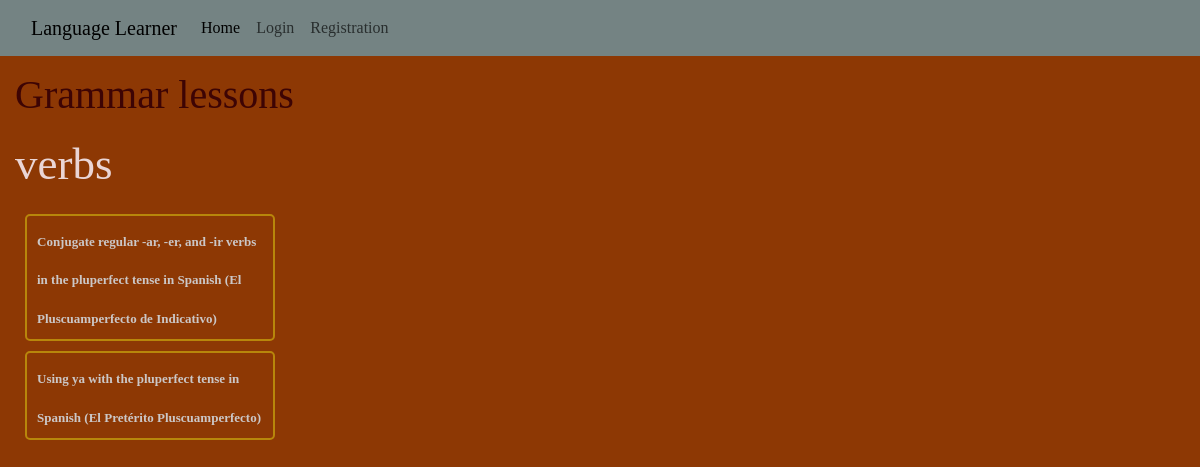
The page /learn/Spanish/grammar_topics/verbs/ on the database as committed earlier.
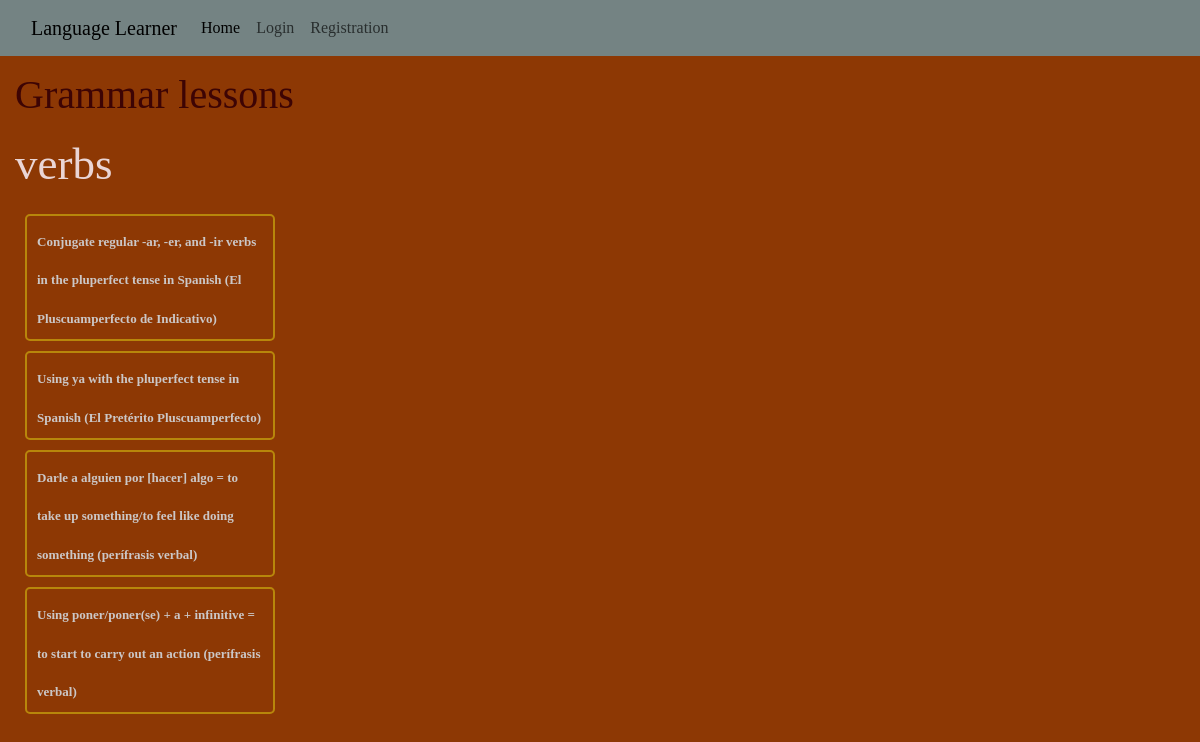
The same page on the database as committed later.
### teach/models.py (models this page shows)
class Grammar(models.Model):
    grammar_name = models.CharField(max_length=1000, null=False, unique=True, validators=[validate_lesson_name])
    grammar_topic = models.ForeignKey(GrammarTopic, on_delete=models.CASCADE)
    grammar_text = models.TextField(max_length=120000, null=False, unique=True, validators=[validate_grammar_text])
    language = models.ForeignKey(Language, on_delete=models.CASCADE, null=False)
    is_valid = models.BooleanField(default=False, null=True)
    creator = models.ForeignKey(User, on_delete=models.CASCADE, null=False)

### learn/views.py (the view)
# urls.py: path('<str:language>/grammar_topics/<str:topic>/', views.grammar_lessons, name='grammar_lessons'),
def grammar_lessons(request, language, topic):
    topic_obj = GrammarTopic.objects.filter(topic=topic).first()
    language_obj = Language.objects.filter(name=language).first()
    lessons = language_obj.grammar_set.filter(grammar_topic=topic_obj, is_valid=True)
    lessons_json = serializers.serialize('json', lessons)
    return render(request, 'grammar_lessons.html', {"lessons": lessons,
                                                    "topic": topic_obj, "lessons_json": lessons_json})

### templates/grammar_lessons.html (shortened to what this page needs)
{% extends 'base.html' %}
{% block content %}
    <div class="main_div">
    <h1 id="grammar_lessons">Grammar lessons</h1>
    <h2 id="topic">{{ topic.topic }}</h2>
    <div class="main">
        <div class="main_list">
    <div class="main-names">
        {% for lesson in lessons %}
        <div class="lesson_name">
        <h2><a href="#">{{ lesson.grammar_name }}</a></h2>
        </div>
        {% endfor %}
    </div>
    </div>
    </div>
    </div>
{% endblock %}

Rows that differ between the two databases and show on the page:
added Grammar: grammar_name "Darle a alguien por [hacer] algo = to take up something/to feel like doing something (perífrasis verbal)"
added Grammar: grammar_name "Using poner/poner(se) + a + infinitive = to start to carry out an action (perífrasis verbal)"
